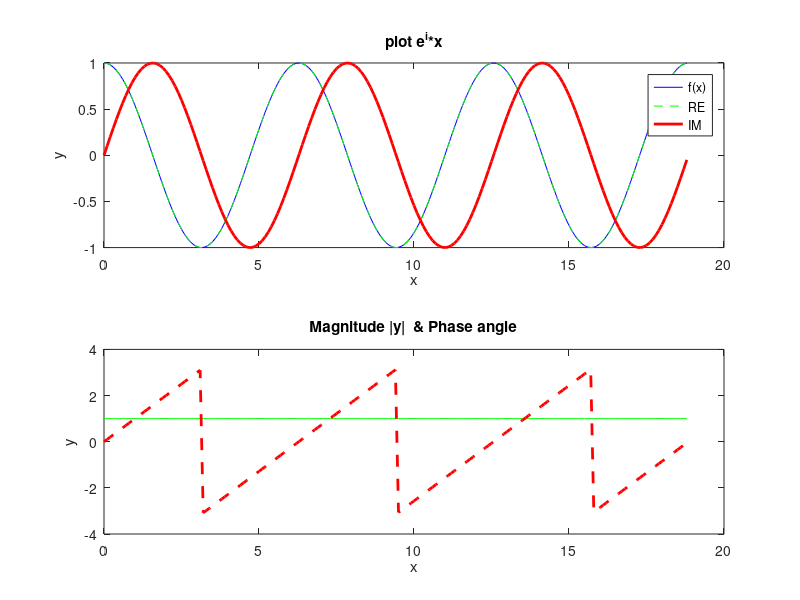

MATLAB code for this plot:
clear variables;
clc;
close all;

x=0:0.1:6*pi;
y=exp(1i*x);

figure;
subplot(2,1,1);
plot(x,y,'b-',x,real(y),'g--',x,imag(y),'r-', 'LineWidth', 2);
title('plot e^i*x');
xlabel('x');
ylabel('y');
legend('f(x)','RE','IM');

subplot(2,1,2);
plot(x,abs(y),'g-',x,angle(y),'r--', 'LineWidth',2);
xlabel('x');
ylabel('y');
title('Magnitude |y|  & Phase angle');

saveas(gcf,'graphs_exp_functions.png');


